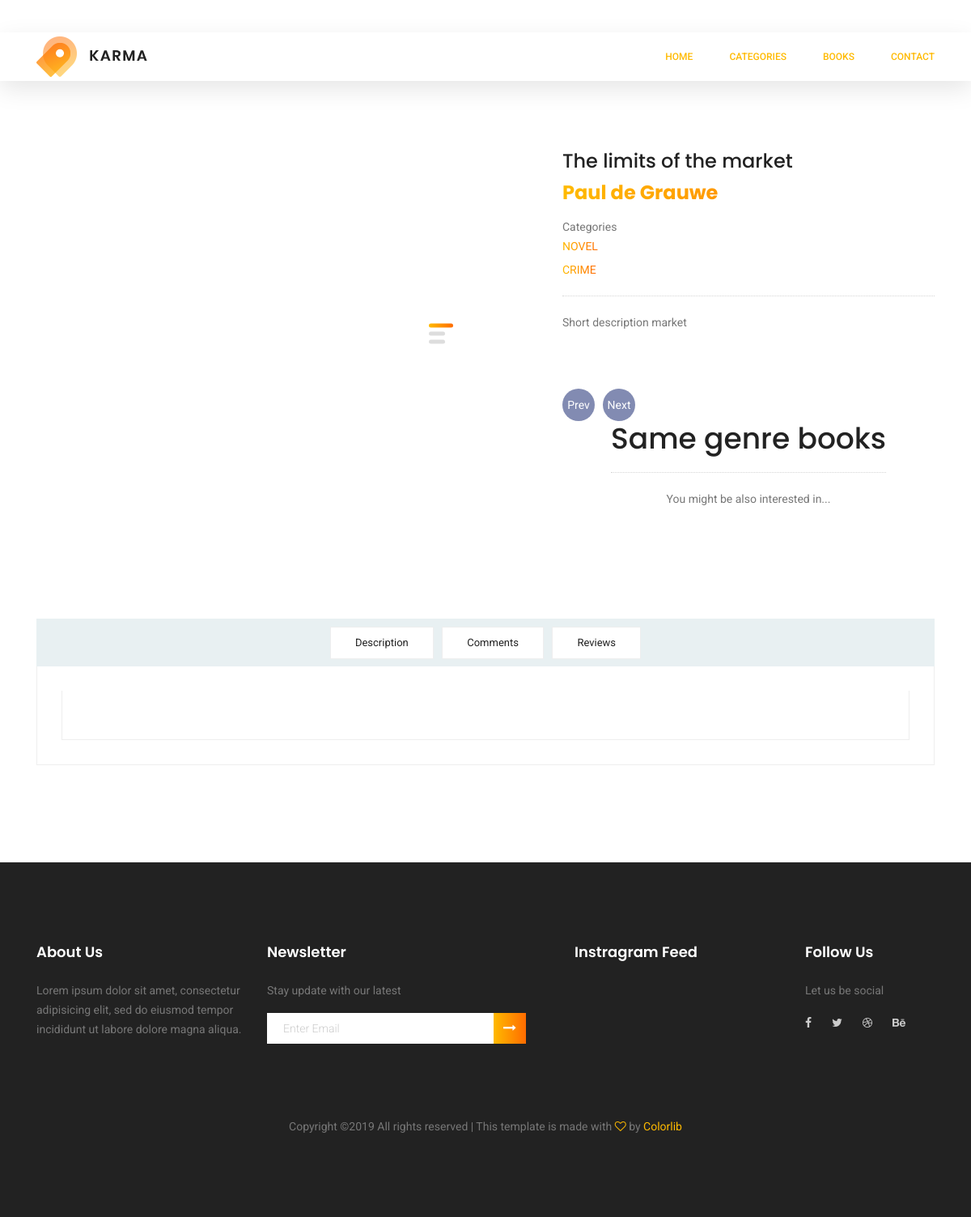
/post/2/comment/, run on the app's committed database.
### accounts/models.py (models this page shows, shortened)
class Book(models.Model):
    title = models.CharField(max_length=100)
    writer = models.CharField(max_length=100)
    short_description = models.TextField()
    long_description = models.TextField(blank=True, null=True)
    categories = models.ManyToManyField(Category)
    thumbnail = models.ImageField()
    featured = models.BooleanField()
    latest = models.BooleanField(default= False)
    timestamp = models.DateTimeField(auto_now_add=True)

class Category(models.Model):
    title = models.CharField(max_length=20)
    def __str__(self):
        return self.title

### accounts/views.py (the view)
# urls.py: path('post/<int:book_id>/comment/', views.new_comment, name='new-comment'),
def new_comment(request, book_id):
        post = get_object_or_404(Book, id=book_id)
        try:
            username = request.POST['username']
            email = request.POST['useremail']
            comment = request.POST['usercomment']
        except KeyError as key_err:
            return handle_error(request, post, str(key_err))
        if comment != "" and email != "" and username != "":
            post.comment_set.create(comment=comment, user_name=username, email=email)
            return HttpResponseRedirect(reverse('book-reload', args=(book_id,)))
        else:
            return handle_error(request, post, "ERROR: All fields are required!")

### accounts/views.py (called while the page is built)
def handle_error(request, book, err_msg):
    return render(request, 'single-product.html', {
        'book': book,
        'error_msg': err_msg
    })

### templates/single-product.html (shortened to what this page needs)
{% extends 'base.html' %}
{% load static %}
{% block content %}
	<div class="product_image_area">
		<div class="container">
			<div class="row s_product_inner">
				<div class="col-lg-6">
					<div class="s_Product_carousel">
					</div>
				</div>
				<div class="col-lg-5 offset-lg-1">
					<div class="s_product_text">
						<h3>{{ book.title }}</h3>
						<h2>{{ book.writer }}</h2>
						<ul class="list">
                        <span>Categories</span>
							{% for cat in book.categories.all %}
                            <li><a class="active" href="{% url 'category_search' cat.id %}"> {{ cat }} </a></li>
                             {% endfor %}
						</ul>
						<p>{{ book.short_description }}</p>
                           <div class="card_area d-flex align-items-center">
                        {% if book.get_previous_by_timestamp %}
							<a class="icon_btn" href="{% url 'single-book' book.get_previous_by_timestamp.id %}"  >  Prev</a>
						{% endif %}
                        {% if book.get_next_by_timestamp %}
							<a class="icon_btn" href="{% url 'single-book' book.get_next_by_timestamp.id %}"  >  Next</a>
						{% endif %}
                           </div>
                    <div class="container">
				        <div class="row justify-content-center">
					        <div class=" text-center">
						        <div class="section-title">
							<h1>Same genre books</h1>
							<p>You might be also interested in...</p>
						</div>
					</div>
				</div>
			</div>
					</div>
				</div>
			</div>
		</div>
	</div>
	<section class="product_description_area">
		<div class="container">
                        <ul class="nav nav-tabs" id="myTab" role="tablist">
                            <li class="nav-item">
                                <a class="nav-link" id="home-tab" data-toggle="tab" href="#home" role="tab" aria-controls="home" aria-selected="true">Description</a>
                            </li>
                            <li class="nav-item">
                                <a class="nav-link" id="contact-tab" data-toggle="tab" href="#contact" role="tab" aria-controls="contact"
                                 aria-selected="false">Comments</a>
                            </li>
                            <li class="nav-item">
                                <a class="nav-link" id="review-tab" data-toggle="tab" href="#review" role="tab" aria-controls="home" aria-selected="true">Reviews</a>
                            </li>
                        </ul>
            <div class="tab-content" id="myTabContent">
            <div class="tab-content" id="myTabContent">
			</div>
		</div>
	</section>
	{% endblock content %}

### data on the page
Book: title "The limits of the market", writer "Paul de Grauwe", short_description "Short description market"
Category: title "NOVEL"
Category: title "CRIME"
